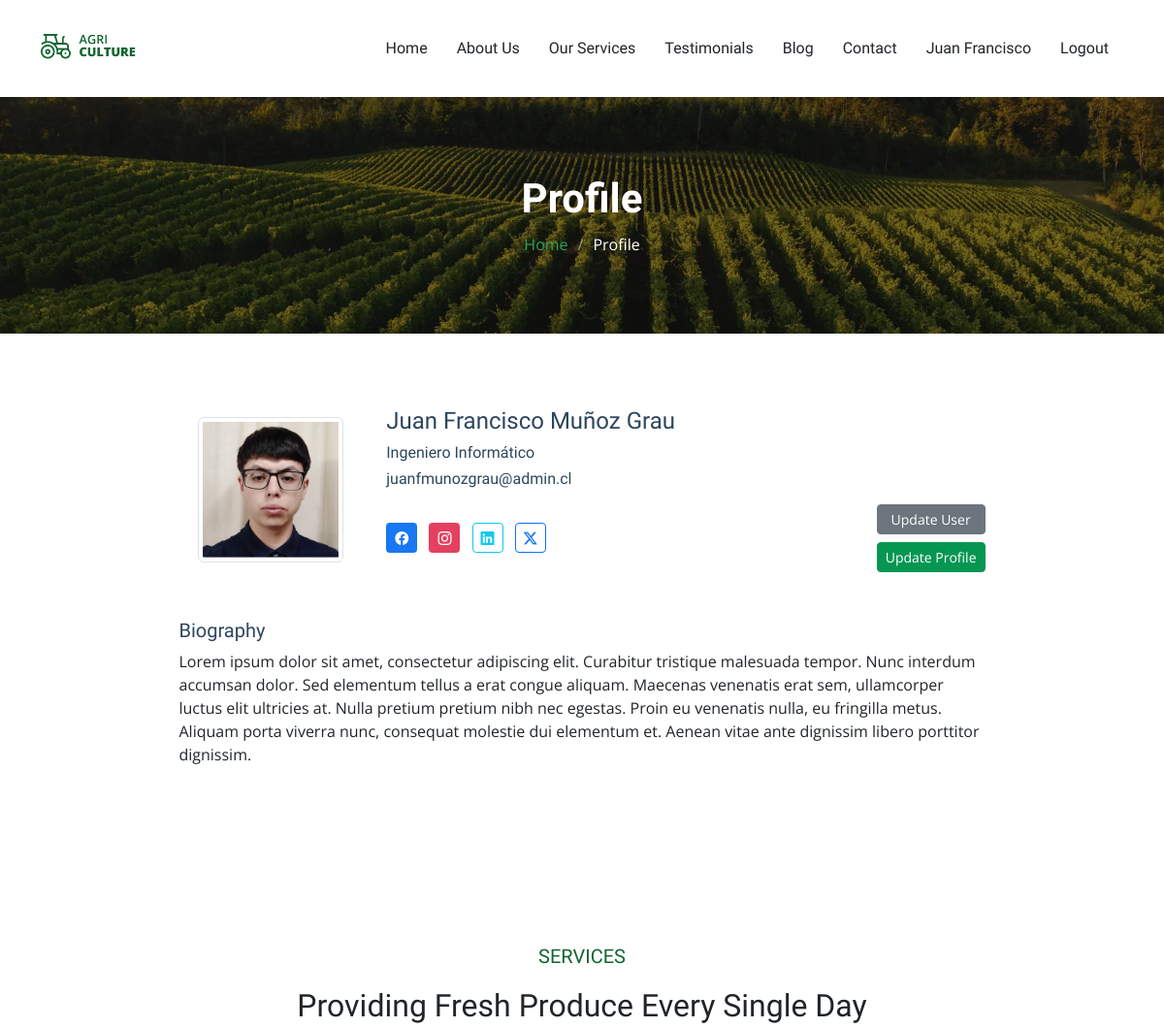
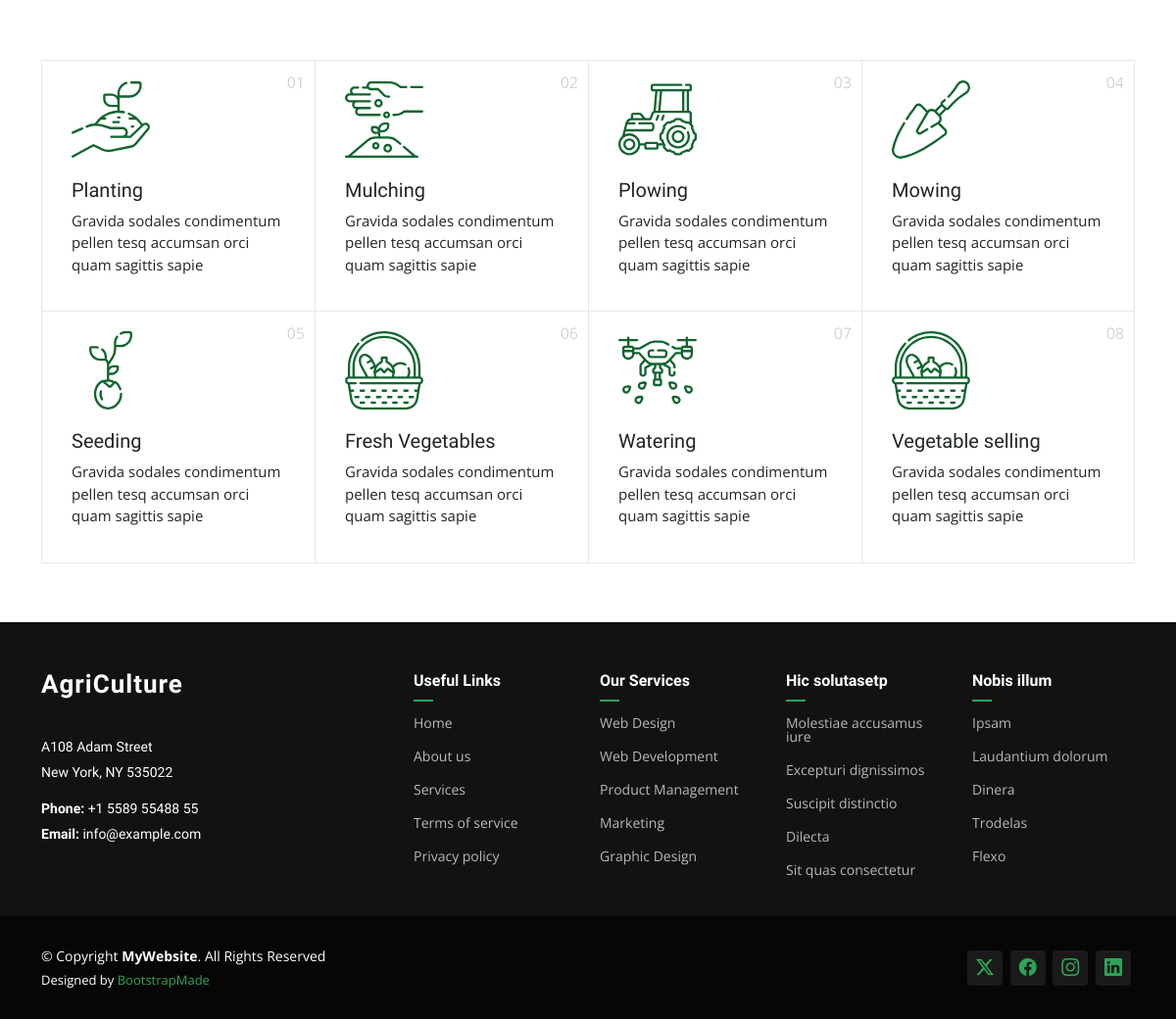
/accounts/profile/admin/ (signed in), run on the app's committed database (2 pictures, top to bottom).
### registration/models.py (models this page shows)
class Profile(models.Model):
    user = models.OneToOneField(User, on_delete=models.CASCADE)
    profile_photo = models.ImageField(upload_to='profiles', null=True, blank=True)
    bio = models.TextField(null=True, blank=True)
    occupation = models.CharField(max_length=200, null=True, blank=True)
    facebook = models.URLField(max_length=200, null=True, blank=True)
    instagram = models.URLField(max_length=200, null=True, blank=True)
    linkedin = models.URLField(max_length=200, null=True, blank=True)
    twitter = models.URLField(max_length=200, null=True, blank=True)

### registration/views.py (the view)
# urls.py: path('profile/<str:username>/', ProfileDetailView.as_view(), name='profile_detail'),
class ProfileDetailView(LoginRequiredMixin, DetailView):
    model = Profile
    template_name ='registration/profile_detail.html'
    context_object_name = 'profile'
    def get_object(self):
        profile, created = Profile.objects.get_or_create(user=self.request.user)
        return profile
    def get_context_data(self, **kwargs):
        context = super().get_context_data(**kwargs)
        context['is_owner'] = self.request.user == self.object.user
        return context

### core/templates/registration/profile_detail.html (shortened to what this page needs)
{% extends 'partials/base.html' %}
{% load static %}
{% block content %}
    {% include 'sections/page-title.html' with page_title="Profile" page_subtitle="Profile" %}
    <section id="profile" class="profile section">
        <div class="container">
            <div class="row mt-3">
                <div class="col-md-9 mx-auto mb-5">
                    <div class="row align-items-center">
                        <div class="col-md-3 text-center">
                            {% if profile.profile_photo %}
                                <img src="{{ profile.profile_photo.url }}" class="img-fluid img-thumbnail" style="width: 100%; max-width: 150px; height: 150px; object-fit: cover;" alt="Profile Photo">
                            {% else %}
                                <img src="{% static 'core/img/registration/no-avatar.jpg' %}" class="img-fluid img-thumbnail" style="width: 100%; max-width: 150px; height: 150px; object-fit: cover;" alt="Profile Photo">
                            {% endif %}
                        </div>
                        <div class="col-md-9">
                            <h4>{{ profile.user.first_name }} {{ profile.user.last_name }}</h4>
                            {% if profile.occupation %}
                                <h6>{{ profile.occupation }}</h6>
                            {% endif %}
                            <h6>{{ profile.user.email }}</h6>
                            <div class="d-flex align-items-center justify-content-between mt-3">
                                <div class="social-links">
                                    {% if profile.facebook %}
                                        <a href="{{profile.facebook}}" class="btn btn-sm me-2" style="background-color: #1877F2; color: white;">
                                            <i class="bi bi-facebook"></i>
                                        </a>
                                    {% endif %}
                                    {% if profile.instagram %}
                                        <a href="{{profile.instagram}}" class="btn btn-sm me-2" style="background-color: #E4405F; color: white;">
                                            <i class="bi bi-instagram"></i>
                                        </a>
                                    {% endif %}
                                    {% if profile.linkedin %}
                                        <a href="{{profile.linkedin}}" class="btn btn-outline-info btn-sm me-2">
                                            <i class="bi bi-linkedin"></i>
                                        </a>
                                    {% endif %}
                                    {% if profile.twitter %}
                                        <a href="{{profile.twitter}}" class="btn btn-outline-primary btn-sm me-2">
                                            <i class="bi bi-twitter-x"></i>
                                        </a>
                                    {% endif %}
                                </div>
                                <div class="d-flex flex-column">
                                    <a href="{% url 'user_update' request.user.username %}" class="btn btn-info btn-sm mb-2" style="background-color: #6c757d; border-color: #6c757d; color:white;">
                                        Update User
                                    </a>
                                    <a href="{% url 'profile_update' request.user.username %}" class="btn btn-primary btn-sm" style="background: #059652; border-color: #059652;">
                                        Update Profile
                                    </a>
                                </div>
                            </div>
                        </div>
                    </div>
                    <div class="row mt-5">
                        <div class="col-12">
                            <h5>Biography</h5>
                            <p>{{profile.bio}}</p>
                        </div>
                    </div>
                </div>
            </div>
        </div>
    </section>
    {% include 'sections/services-info.html' %}
{% endblock %}

### core/templates/partials/base.html (shortened to what this page needs)
{% load static %}
<!DOCTYPE html>
<html lang="en">
<head>
  <link href="{% static 'core/vendor/bootstrap/css/bootstrap.min.css' %}" rel="stylesheet">
  <link href="{% static 'core/vendor/bootstrap-icons/bootstrap-icons.css' %}" rel="stylesheet">
  <link href="{% static 'core/vendor/aos/aos.css' %}" rel="stylesheet">
  <link href="{% static 'core/vendor/swiper/swiper-bundle.min.css' %}" rel="stylesheet">
  <link href="{% static 'core/vendor/glightbox/css/glightbox.min.css' %}" rel="stylesheet">
  <link href="{% static 'core/css/main.css' %}" rel="stylesheet">
</head>
<body class="index-page">
  <header id="header" class="header d-flex align-items-center position-relative">
    <div class="container-fluid container-xl position-relative d-flex align-items-center justify-content-between">
        <a href="index.html" class="logo d-flex align-items-center">
            <img src="{% static 'core/img/logo.png' %}" alt="AgriCulture">
        </a>
        <nav id="navmenu" class="navmenu">
            <ul>
              <li><a href="{% url 'index' %}" class="{% if request.path == '/' %}active{% endif %}">Home</a></li>
              <li><a href="{% url 'about' %}" class="{% if request.path == '/about/' %}active{% endif %}">About Us</a></li>
              <li><a href="{% url 'services' %}" class="{% if request.path == '/services/' %}active{% endif %}">Our Services</a></li>
              <li><a href="{% url 'testimonials' %}" class="{% if request.path == '/testimonials/' %}active{% endif %}">Testimonials</a></li>
              <li><a href="{% url 'blog' %}" class="{% if request.path == '/blog/' %}active{% endif %}">Blog</a></li>
              <li><a href="{% url 'contact' %}" class="{% if request.path == '/contact/' %}active{% endif %}">Contact</a></li>
              {% if not request.user.is_authenticated %}
                <li><a href="{% url 'login' %}" class="{% if request.path == '/accounts/login/' %}active{% endif %}">Login</a></li>
              {% else %}
                <li><a href="{% url 'profile_detail' request.user.username %}" class="{% if request.path == '/profile/' %}active{% endif %}">{{request.user.first_name}}</a></li>
                <li><a href="{% url 'logout' %}" onclick="event.preventDefault(); document.getElementById('logout-form').submit();">Logout</a></li>
              {% endif %}
            </ul>
        </nav>
    </div>
  </header>
  <main class="main">
    {% block content %}{% endblock content %}
  </main>
  <footer id="footer" class="footer dark-background">
    <div class="footer-top">
      <div class="container">
        <div class="row gy-4">
          <div class="col-lg-4 col-md-6 footer-about">
            <a href="index.html" class="logo d-flex align-items-center">
              <span class="sitename">AgriCulture</span>
            </a>
            <div class="footer-contact pt-3">
              <p>A108 Adam Street</p>
              <p>New York, NY 535022</p>
              <p class="mt-3"><strong>Phone:</strong> <span>+1 5589 55488 55</span></p>
              <p><strong>Email:</strong> <span>info@example.com</span></p>
            </div>
          </div>
          <div class="col-lg-2 col-md-3 footer-links">
            <h4>Useful Links</h4>
            <ul>
              <li><a href="#">Home</a></li>
              <li><a href="#">About us</a></li>
              <li><a href="#">Services</a></li>
              <li><a href="#">Terms of service</a></li>
              <li><a href="#">Privacy policy</a></li>
            </ul>
          </div>
          <div class="col-lg-2 col-md-3 footer-links">
            <h4>Our Services</h4>
            <ul>
              <li><a href="#">Web Design</a></li>
              <li><a href="#">Web Development</a></li>
              <li><a href="#">Product Management</a></li>
              <li><a href="#">Marketing</a></li>
              <li><a href="#">Graphic Design</a></li>
            </ul>
          </div>
          <div class="col-lg-2 col-md-3 footer-links">
            <h4>Hic solutasetp</h4>
            <ul>
              <li><a href="#">Molestiae accusamus iure</a></li>
              <li><a href="#">Excepturi dignissimos</a></li>
              <li><a href="#">Suscipit distinctio</a></li>
              <li><a href="#">Dilecta</a></li>
              <li><a href="#">Sit quas consectetur</a></li>
            </ul>
          </div>
          <div class="col-lg-2 col-md-3 footer-links">
            <h4>Nobis illum</h4>
            <ul>
              <li><a href="#">Ipsam</a></li>
              <li><a href="#">Laudantium dolorum</a></li>
              <li><a href="#">Dinera</a></li>
              <li><a href="#">Trodelas</a></li>
              <li><a href="#">Flexo</a></li>
            </ul>
          </div>
        </div>
      </div>
    </div>
    <div class="copyright text-center">
      <div class="container d-flex flex-column flex-lg-row justify-content-center justify-content-lg-between align-items-center">
        <div class="d-flex flex-column align-items-center align-items-lg-start">
          <div>
            © Copyright <strong><span>MyWebsite</span></strong>. All Rights Reserved
          </div>
          <div class="credits">
            Designed by <a href="https://bootstrapmade.com/">BootstrapMade</a>
          </div>
        </div>
        <div class="social-links order-first order-lg-last mb-3 mb-lg-0">
          <a href=""><i class="bi bi-twitter-x"></i></a>
          <a href=""><i class="bi bi-facebook"></i></a>
          <a href=""><i class="bi bi-instagram"></i></a>
          <a href=""><i class="bi bi-linkedin"></i></a>
        </div>
      </div>
    </div>
  </footer>
</body>
</html>

### core/templates/sections/page-title.html
{% load static %}
<div class="page-title dark-background" data-aos="fade" style="background-image: url({% static 'core/img/page-title-bg.webp' %});">
    <div class="container position-relative">
        <h1>{{ page_title }}</h1>
        <nav class="breadcrumbs">
        <ol>
            <li><a href="{% url 'index' %}">Home</a></li>
            <li class="current">{{ page_subtitle }}</li>
        </ol>
        </nav>
    </div>
</div>

### core/templates/sections/services-info.html (shortened to what this page needs)
<section id="services" class="services section">
    <div class="container section-title" data-aos="fade-up">
    <h2>SERVICES</h2>
    <p>Providing Fresh Produce Every Single Day</p>
    </div>
    <div class="content">
    <div class="container">
        <div class="row g-0">
        <div class="col-lg-3 col-md-6">
            <div class="service-item">
            <span class="number">01</span>
            <div class="service-item-icon">
            </div>
            <div class="service-item-content">
                <h3 class="service-heading">Planting</h3>
                <p>
                Gravida sodales condimentum pellen tesq accumsan orci quam
                sagittis sapie
                </p>
            </div>
            </div>
        </div>
        <div class="col-lg-3 col-md-6">
            <div class="service-item">
            <span class="number">02</span>
            <div class="service-item-icon">
            </div>
            <div class="service-item-content">
                <h3 class="service-heading">Mulching</h3>
                <p>
                Gravida sodales condimentum pellen tesq accumsan orci quam
                sagittis sapie
                </p>
            </div>
            </div>
        </div>
        <div class="col-lg-3 col-md-6">
            <div class="service-item">
            <span class="number">03</span>
            <div class="service-item-icon">
            </div>
            <div class="service-item-content">
                <h3 class="service-heading">Plowing</h3>
                <p>
                Gravida sodales condimentum pellen tesq accumsan orci quam
                sagittis sapie
                </p>
            </div>
            </div>
        </div>
        <div class="col-lg-3 col-md-6">
            <div class="service-item">
            <span class="number">04</span>
            <div class="service-item-icon">
            </div>
            <div class="service-item-content">
                <h3 class="service-heading">Mowing</h3>
                <p>
                Gravida sodales condimentum pellen tesq accumsan orci quam
                sagittis sapie
                </p>
            </div>
            </div>
        </div>
        <div class="col-lg-3 col-md-6">
            <div class="service-item">
            <span class="number">05</span>
            <div class="service-item-icon">
            </div>
            <div class="service-item-content">
                <h3 class="service-heading">Seeding</h3>
                <p>
                Gravida sodales condimentum pellen tesq accumsan orci quam
                sagittis sapie
                </p>
            </div>
            </div>
        </div>
        <div class="col-lg-3 col-md-6">
            <div class="service-item">
            <span class="number">06</span>
            <div class="service-item-icon">
            </div>
            <div class="service-item-content">
                <h3 class="service-heading">Fresh Vegetables</h3>
                <p>
                Gravida sodales condimentum pellen tesq accumsan orci quam
                sagittis sapie
                </p>
            </div>
            </div>
        </div>
        <div class="col-lg-3 col-md-6">
            <div class="service-item">
            <span class="number">07</span>
            <div class="service-item-icon">
            </div>
            <div class="service-item-content">
                <h3 class="service-heading">Watering</h3>
                <p>
                Gravida sodales condimentum pellen tesq accumsan orci quam
                sagittis sapie
                </p>
            </div>
            </div>
        </div>
        <div class="col-lg-3 col-md-6">
            <div class="service-item">
            <span class="number">08</span>
            <div class="service-item-icon">
            </div>
            <div class="service-item-content">
                <h3 class="service-heading">Vegetable selling</h3>
                <p>
                Gravida sodales condimentum pellen tesq accumsan orci quam
                sagittis sapie
                </p>
            </div>
            </div>
        </div>
        </div>
    </div>
    </div>
</section>

### data on the page
Profile: profile_photo (picture), user.first_name "Juan Francisco", user.last_name "Muñoz Grau", occupation "Ingeniero Informático", user.email "juanfmunozgrau@admin.cl", bio "Lorem ipsum dolor sit amet, consectetur adipiscing elit. Curabitur tristique malesuada tempor. Nunc interdum accumsan dolor. Sed elementum tellus a erat congue aliquam. Maecenas venenatis erat sem, ullamcorper luctus elit ultricies at. Nulla pretium pretium nibh nec egestas. Proin eu venenatis nulla, eu fringilla metus. Aliquam porta viverra nunc, consequat molestie dui elementum et. Aenean vitae ante dignissim libero porttitor dignissim."

### other printed values
{{ request.user.first_name }} "Juan Francisco"
{{ page_title }} "Profile"
{{ page_subtitle }} "Profile"
